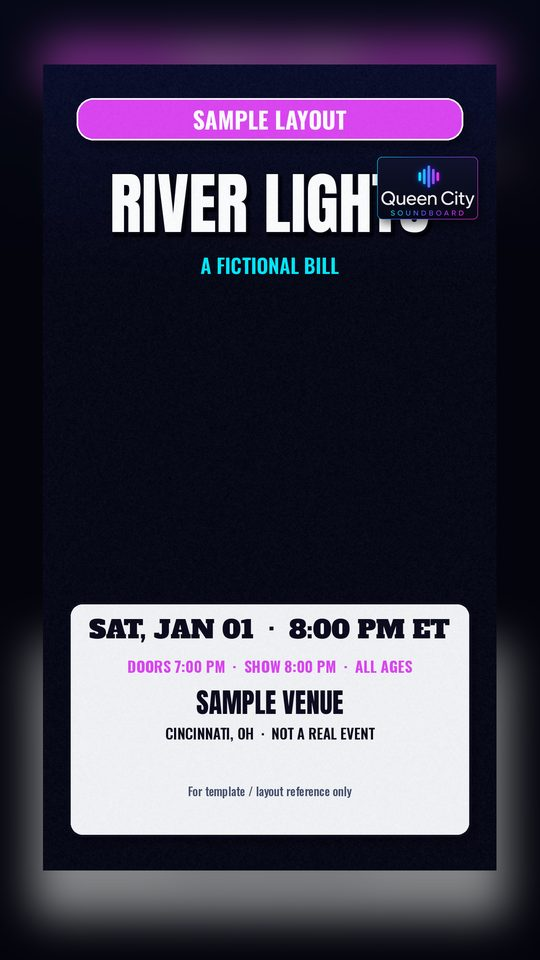
#> input picture brand-kit/social/templates/samples/sample-event-padded.jpg, 540 x 960 px
$ python -i compose8.py   (imports and definitions only)
#> lines starting #> are read from the running program, lines starting #| are printed output that depends on the picture
### brand-kit/social/templates/helpers.py
"""QCS poster helpers — path-relative, no secrets.

Refactored from the box compose6/lib3/helpers_src pipeline so the
current compose8 poster template can run from this repo subtree.

Fonts are NOT bundled (see brand/README.md). Set QCS_FONTS to a
directory of .ttf files, or install the Google Fonts listed there.
"""
from __future__ import annotations

import math
import os
from pathlib import Path

import numpy as np
from PIL import Image, ImageChops, ImageDraw, ImageEnhance, ImageFilter, ImageFont

W, H = 1080, 1920
CX = 540

# 1080x1920 padded frame used on every @qcsoundboard poster (compose8):
# artwork is scaled to 907x1612 and placed at (86, 129) on a blur-40
# copy of itself darkened to 55% brightness.
PAD_SIZE = (907, 1612)
PAD_XY = (86, 129)
PAD_BLUR = 40
PAD_BRIGHTNESS = 0.55

KIT_ROOT = Path(__file__).resolve().parents[2]


def _env_path(name: str) -> Path | None:
    v = os.environ.get(name)
    return Path(v).expanduser() if v else None


def logo_dir() -> Path:
    return _env_path("QCS_LOGOS") or (KIT_ROOT / "brand" / "logos" / "current")


# [25 lines left out: function font_dirs, not called in this run]


_FONT_ALIASES = {
    "Oswald[wght].ttf": ["Oswald%5Bwght%5D.ttf", "Oswald-VariableFont_wght.ttf"],
    "Oswald%5Bwght%5D.ttf": ["Oswald[wght].ttf", "Oswald-VariableFont_wght.ttf"],
    "Cinzel[wght].ttf": ["Cinzel%5Bwght%5D.ttf", "Cinzel-VariableFont_wght.ttf"],
    "Cinzel%5Bwght%5D.ttf": ["Cinzel[wght].ttf", "Cinzel-VariableFont_wght.ttf"],
    "Exo2[wght].ttf": ["Exo2%5Bwght%5D.ttf", "Exo2-VariableFont_wght.ttf"],
}


# [48 lines left out: functions resolve_font, font, not called in this run]


# Short names used by the current generators
OS = "Oswald%5Bwght%5D.ttf"
BOW = "BowlbyOne-Regular.ttf"
CHG = "Chango-Regular.ttf"
ALF = "AlfaSlabOne-Regular.ttf"
SHR = "Shrikhand-Regular.ttf"
RYE = "Rye-Regular.ttf"
ANT = "Anton-Regular.ttf"
RGT = "Righteous-Regular.ttf"
GRD = "Graduate-Regular.ttf"
PIR = "PirataOne-Regular.ttf"
CDB = "CinzelDecorative-Bold.ttf"
SAN = "Sancreek-Regular.ttf"
MON = "Monoton-Regular.ttf"
GLI = "RubikGlitch-Regular.ttf"
BUN = "Bungee-Regular.ttf"
BSH = "BungeeShade-Regular.ttf"
BOL = "BungeeOutline-Regular.ttf"
UFM = "UnifrakturMaguntia-Regular.ttf"
MET = "MetalMania-Regular.ttf"
SEL = "SpecialElite-Regular.ttf"
CRE = "Creepster-Regular.ttf"
PMK = "PermanentMarker-Regular.ttf"
BAN = "Bangers-Regular.ttf"
ULTRA = "Ultra-Regular.ttf"
FAS = "Fascinate-Regular.ttf"
FASI = "FascinateInline-Regular.ttf"
TIT = "TitanOne-Regular.ttf"
DIP = "DiplomataSC-Regular.ttf"
LOB = "Lobster-Regular.ttf"
LO2 = "LobsterTwo-Regular.ttf"
ABR = "AbrilFatface-Regular.ttf"
PAC = "Pacifico-Regular.ttf"
CON = "ConcertOne-Regular.ttf"
BLK = "BlackOpsOne-Regular.ttf"
FRED = "FrederickatheGreat-Regular.ttf"
TRADE = "TradeWinds-Regular.ttf"
EWE = "Ewert-Regular.ttf"
CIN = "CinzelDecorative-Bold.ttf"
BEBAS = "BebasNeue-Regular.ttf"


# [130 lines left out: functions text_layer, gradient_text, fit, T, panel, pill, not called in this run]


def pillw(txt):
    return sum(font(OS, 46, "Bold").getlength(c) for c in txt) + 14 * (len(txt) - 1) + 68


# [21 lines left out: functions load, vintage_art, not called in this run]


def loadv(p):
    return vintage_art(load(p).convert("RGB"))


def load_art(path):
    return Image.open(path).convert("RGB").resize((W, H), Image.LANCZOS).convert("RGBA")


# [79 lines left out: functions misreg, halftone, paper_fibers, worn_edge, crease, vgrad and 2 more, not called in this run]


def rrect(base, box, fill, outline=None, r=24, w=5):
    return panel(base, box, fill, outline, r=r, w=w)


# [4 lines left out: function hline, not called in this run]


def metal_text(base, txt, f, cx, y, top, bot, stroke=6, sf=(0, 0, 0), glow=None):
    out, bb = gradient_text(txt, f, cx, y, top, bot, stroke=stroke, stroke_fill=sf + (255,), glow=glow)
    return Image.alpha_composite(base, out), bb


# [16 lines left out: functions divider, pad, not called in this run]

### brand-kit/social/templates/compose8.py
"""QCS compose8 — current social poster template (logo + grain + crop-safe pad).

This is a path-relative refactor of the box compose8.py stack:
compose8 (new wordmark logo) + compose7 (vintage/grain) + lib3/helpers.

Usage (from this directory, or with PYTHONPATH set):

    from compose8 import finishv, place_logo, LOGO_AT, done, pad
    from helpers import T, panel, pill, font, fit, OS, W, H

    LOGO_AT["myshow"] = ("stacked", 340, (48, 1868), "lb")
    finishv(base, "myshow", None, None, out_dir)  # writes .png and -padded.png

Default logo placement is the stacked panel lockup in the bottom-left
free column. Art should be 1080x1920 RGBA.
"""
from __future__ import annotations

import os
from pathlib import Path

from PIL import Image, ImageFilter
import numpy as np

from helpers import (
    H,
    KIT_ROOT,
    W,
    logo_dir,
    pad,
    paper_fibers,
)

# Current poster logo files (all in brand/logos/current/)
LOGO_FILES = {
    "panel": "qcs-logo-full-panel.png",
    "stacked": "qcs-logo-stacked-panel.png",
    "badge": "qcs-logo-icon-badge.png",
    "full": "qcs-logo-full.png",
    "white": "qcs-logo-full-white.png",
}

_LOGOS: dict[str, Image.Image] | None = None


def load_logos() -> dict[str, Image.Image]:
    global _LOGOS
    if _LOGOS is None:
        d = logo_dir()
        _LOGOS = {k: Image.open(d / f).convert("RGBA") for k, f in LOGO_FILES.items()}
    return _LOGOS


def logo_img(kind: str = "panel", width: int = 360) -> Image.Image:
    L = load_logos()[kind]
    h = round(L.height * width / L.width)
    return L.resize((width, h), Image.LANCZOS)


def place_logo(img, kind="panel", width=360, xy=(60, 60), anchor="la", shadow=True):
    """xy anchor: 'la' top-left, 'lb' bottom-left, 'ra' top-right,
    'rb' bottom-right, 'mb' center-bottom, 'ma' center-top."""
    lg = logo_img(kind, width)
    x, y = xy
    if anchor[0] == "r":
        x -= lg.width
    if anchor[0] == "m":
        x -= lg.width // 2
    if anchor[1] == "b":
        y -= lg.height
    x, y = int(x), int(y)
    if shadow and kind in ("panel", "stacked", "badge"):
        sh = Image.new("RGBA", (W, H), (0, 0, 0, 0))
        m = Image.new("RGBA", lg.size, (0, 0, 0, 0))
        m.putalpha(lg.getchannel("A").point(lambda v: int(v * 0.55)))
        sh.alpha_composite(m, (x + 6, y + 10))
        img = Image.alpha_composite(img, sh.filter(ImageFilter.GaussianBlur(10)))
    img = img.copy()
    img.alpha_composite(lg, (x, y))
    return img


# per-poster logo placement (kind, width, xy, anchor).
# Default: stacked panel in the bottom-left free column.
LOGO_AT: dict[str, tuple] = {}
DEFAULT_LOGO = ("stacked", 340, (48, 1868), "lb")


# [10 lines left out: function grain, not called in this run]


def light_grain(base):
    """Slightly lighter grain used by later generators; equivalent to paper_fibers mid settings."""
    return paper_fibers(base, seed=31, amt=2.4, fib=5)


# [43 lines left out: functions finishv, mp4, done, not called in this run]


# [7 lines not run here, left out]

>>> import cv2
>>> picture = cv2.imread('samples/sample-event-padded.jpg', cv2.IMREAD_GRAYSCALE)
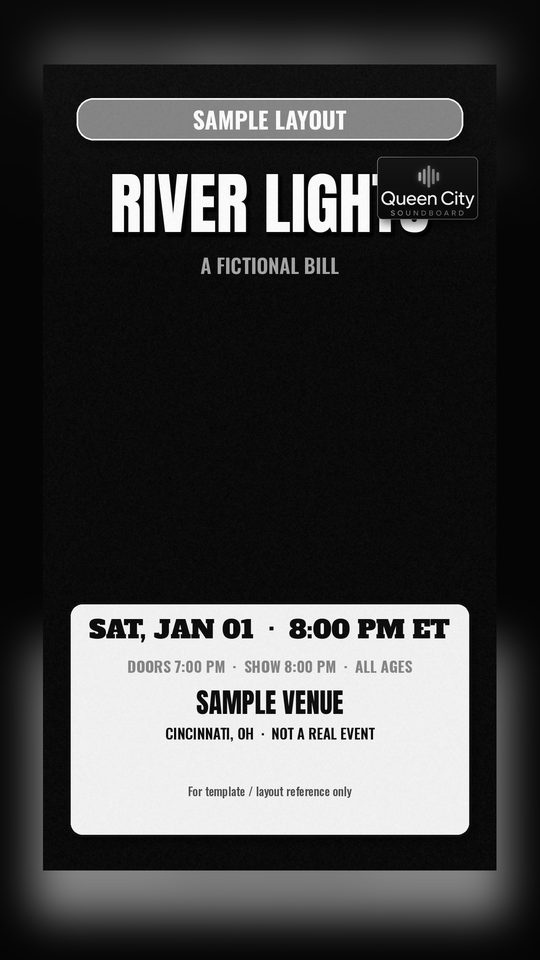
#> picture: shape (960, 540); min 0, max 255, mean 64.5
>>> result = place_logo(picture)
#> (the run stopped early here; a loop or call above may not have finished)

$ run again, on brand-kit/social/examples/2026-11-27-marionmeadows-jazz.jpg
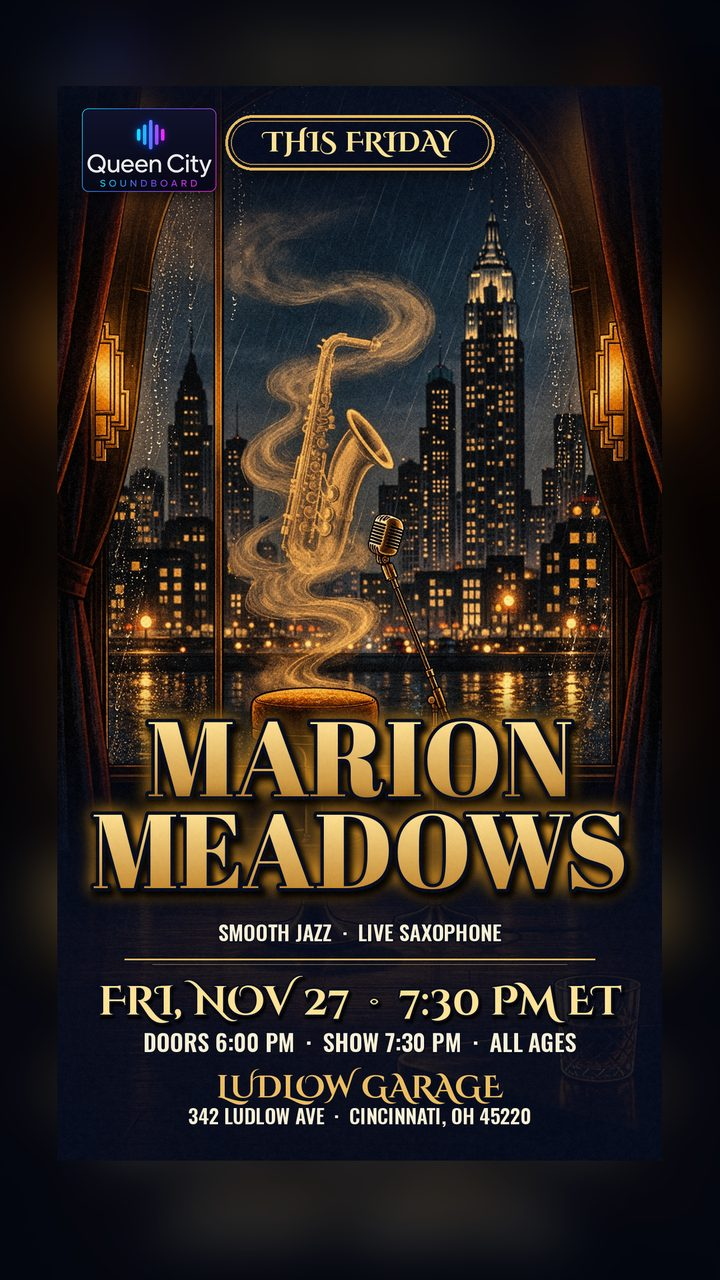
#> input picture brand-kit/social/examples/2026-11-27-marionmeadows-jazz.jpg, 720 x 1280 px
#> `picture = cv2.imread('samples/sample-event-padded.jpg', cv2.IMREAD_GRA..`:
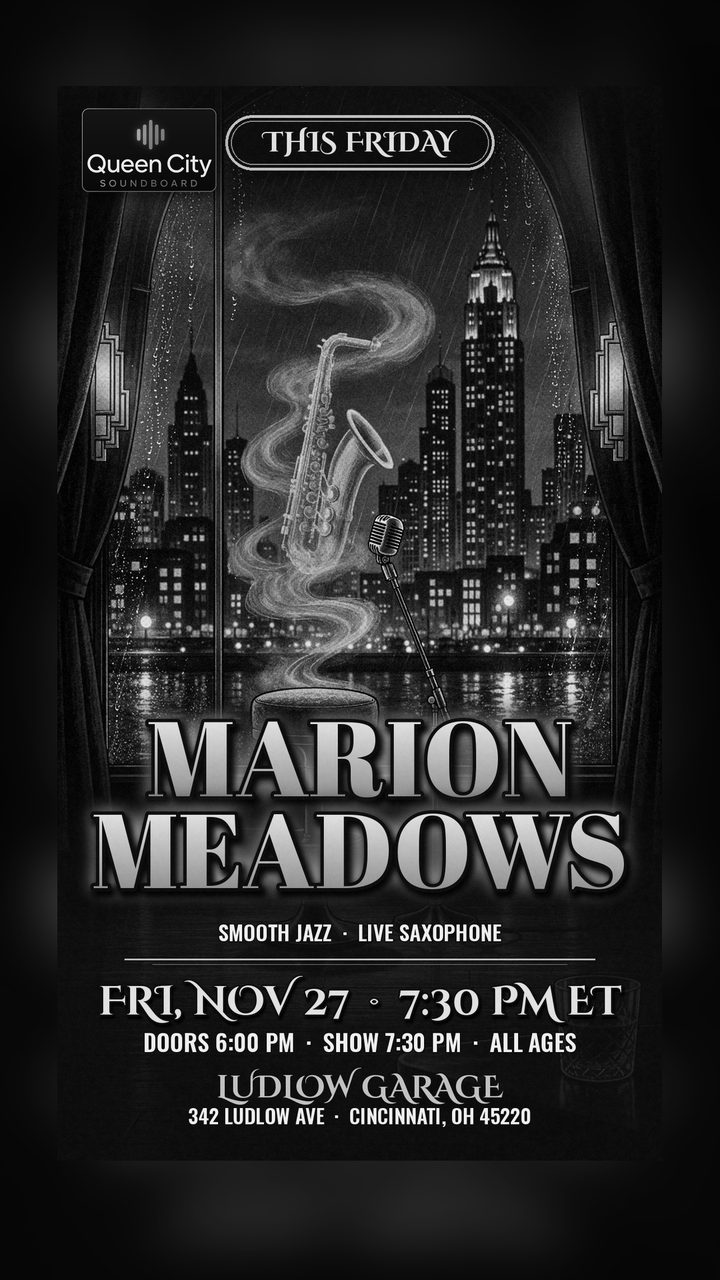
#> picture: shape (1280, 720); min 0, max 255, mean 39.8

$ run again, on brand-kit/social/examples/2026-11-28-orchidintheivy-indie.jpg
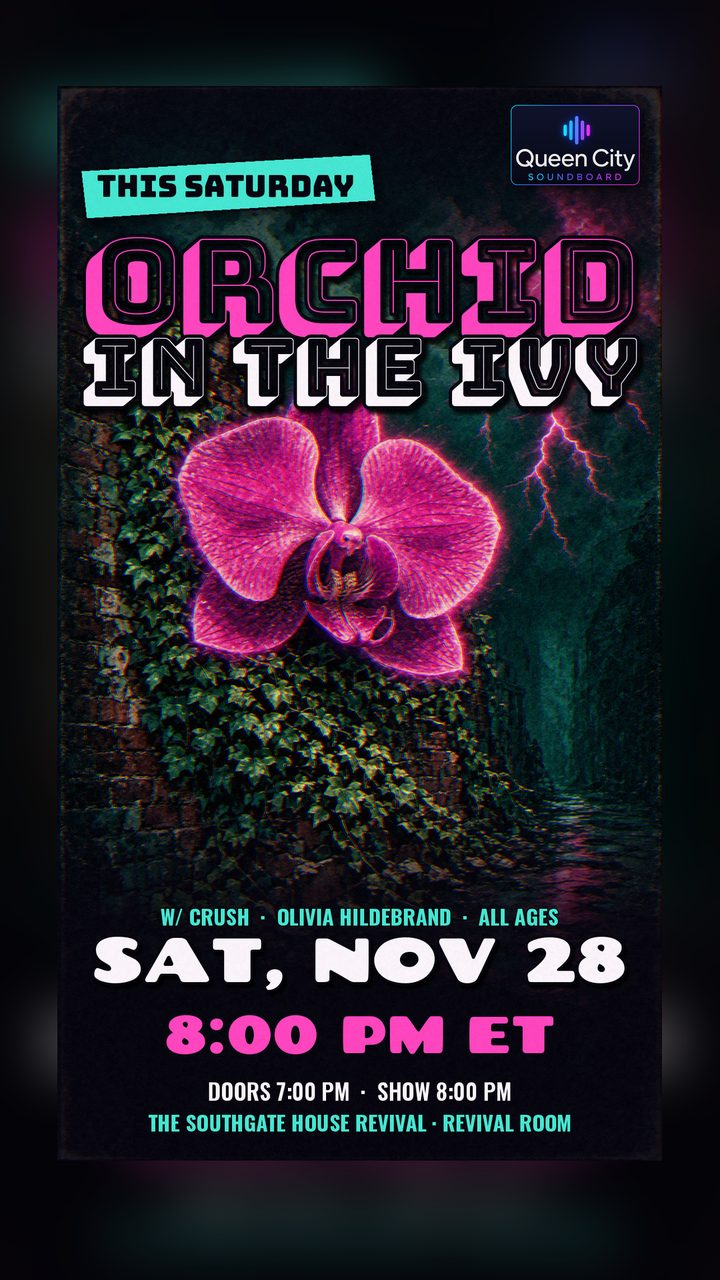
#> input picture brand-kit/social/examples/2026-11-28-orchidintheivy-indie.jpg, 720 x 1280 px
#> `picture = cv2.imread('samples/sample-event-padded.jpg', cv2.IMREAD_GRA..`:
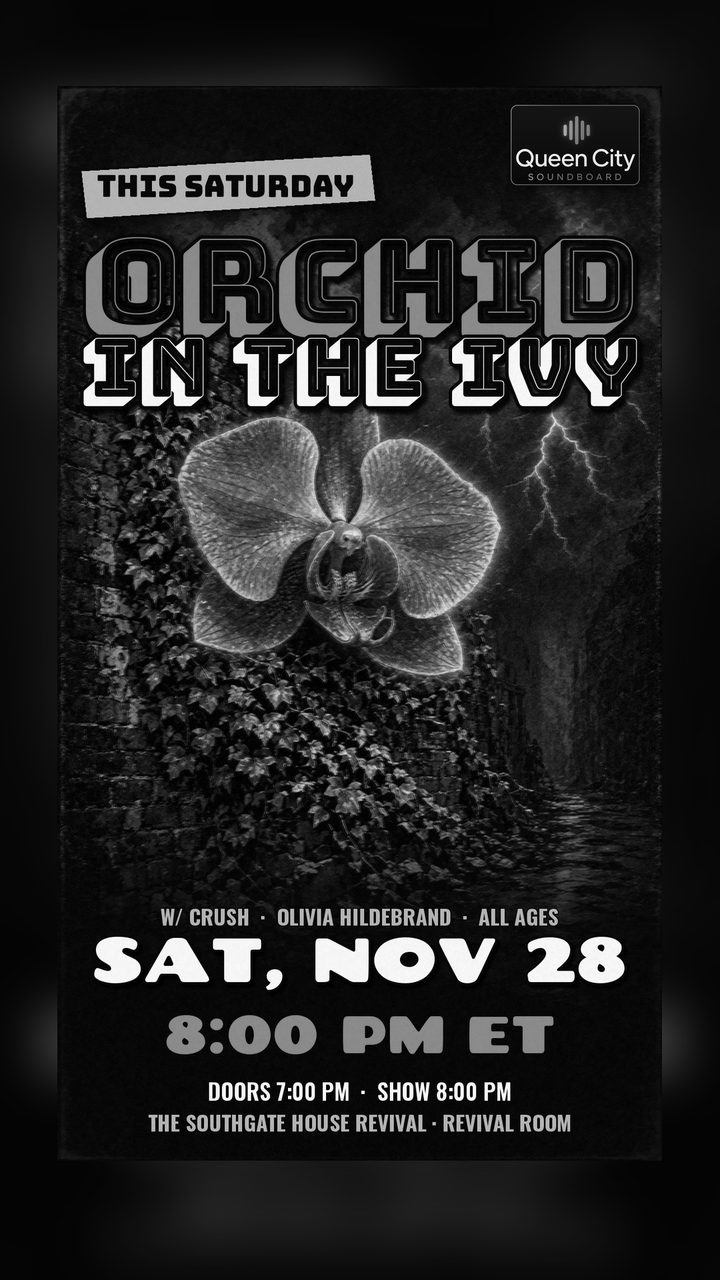
#> picture: shape (1280, 720); min 0, max 255, mean 36.2
